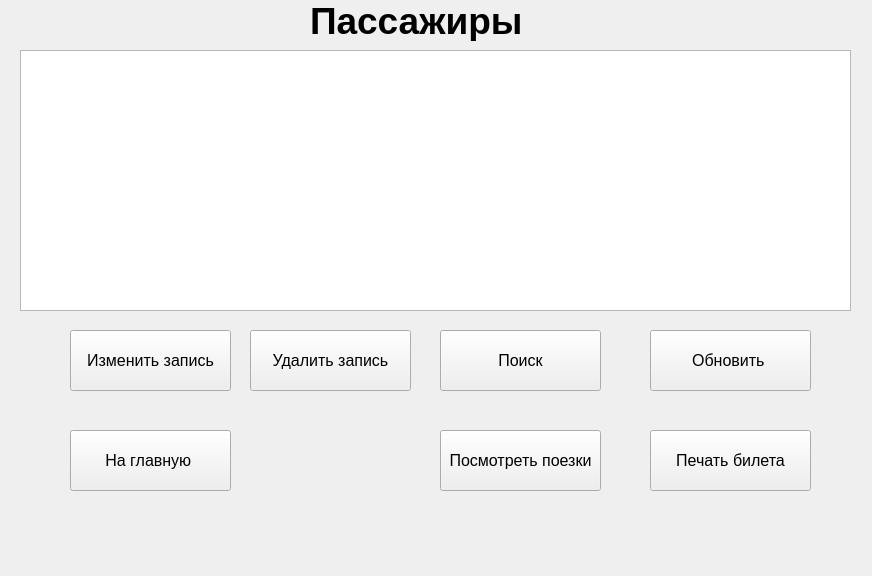
<?xml version="1.0" encoding="UTF-8"?>
<ui version="4.0">
 <class>Passengers</class>
 <widget class="QWidget" name="Passengers">
  <property name="geometry">
   <rect>
    <x>0</x>
    <y>0</y>
    <width>872</width>
    <height>576</height>
   </rect>
  </property>
  <property name="windowTitle">
   <string>Пассажиры</string>
  </property>
  <widget class="QPushButton" name="pushButton_3">
   <property name="geometry">
    <rect>
     <x>440</x>
     <y>330</y>
     <width>161</width>
     <height>61</height>
    </rect>
   </property>
   <property name="font">
    <font>
     <pointsize>12</pointsize>
    </font>
   </property>
   <property name="text">
    <string>Поиск</string>
   </property>
  </widget>
  <widget class="QPushButton" name="pushButton_2">
   <property name="geometry">
    <rect>
     <x>250</x>
     <y>330</y>
     <width>161</width>
     <height>61</height>
    </rect>
   </property>
   <property name="font">
    <font>
     <pointsize>12</pointsize>
    </font>
   </property>
   <property name="text">
    <string>Удалить запись</string>
   </property>
  </widget>
  <widget class="QTableView" name="tableView">
   <property name="geometry">
    <rect>
     <x>20</x>
     <y>50</y>
     <width>831</width>
     <height>261</height>
    </rect>
   </property>
  </widget>
  <widget class="QPushButton" name="pushButton_6">
   <property name="geometry">
    <rect>
     <x>650</x>
     <y>330</y>
     <width>161</width>
     <height>61</height>
    </rect>
   </property>
   <property name="font">
    <font>
     <pointsize>12</pointsize>
    </font>
   </property>
   <property name="text">
    <string>Обновить </string>
   </property>
  </widget>
  <widget class="QPushButton" name="pushButton_4">
   <property name="geometry">
    <rect>
     <x>440</x>
     <y>430</y>
     <width>161</width>
     <height>61</height>
    </rect>
   </property>
   <property name="font">
    <font>
     <pointsize>12</pointsize>
    </font>
   </property>
   <property name="text">
    <string>Посмотреть поезки</string>
   </property>
  </widget>
  <widget class="QPushButton" name="pushButton">
   <property name="geometry">
    <rect>
     <x>70</x>
     <y>330</y>
     <width>161</width>
     <height>61</height>
    </rect>
   </property>
   <property name="font">
    <font>
     <pointsize>12</pointsize>
    </font>
   </property>
   <property name="text">
    <string>Изменить запись</string>
   </property>
  </widget>
  <widget class="QPushButton" name="pushButton_5">
   <property name="geometry">
    <rect>
     <x>70</x>
     <y>430</y>
     <width>161</width>
     <height>61</height>
    </rect>
   </property>
   <property name="font">
    <font>
     <pointsize>12</pointsize>
    </font>
   </property>
   <property name="text">
    <string>На главную </string>
   </property>
  </widget>
  <widget class="QLabel" name="label">
   <property name="geometry">
    <rect>
     <x>310</x>
     <y>0</y>
     <width>231</width>
     <height>41</height>
    </rect>
   </property>
   <property name="font">
    <font>
     <pointsize>28</pointsize>
     <weight>75</weight>
     <bold>true</bold>
    </font>
   </property>
   <property name="text">
    <string>Пассажиры</string>
   </property>
  </widget>
  <widget class="QPushButton" name="pushButton_7">
   <property name="geometry">
    <rect>
     <x>650</x>
     <y>430</y>
     <width>161</width>
     <height>61</height>
    </rect>
   </property>
   <property name="font">
    <font>
     <pointsize>12</pointsize>
    </font>
   </property>
   <property name="text">
    <string>Печать билета</string>
   </property>
  </widget>
 </widget>
 <resources/>
 <connections/>
</ui>
